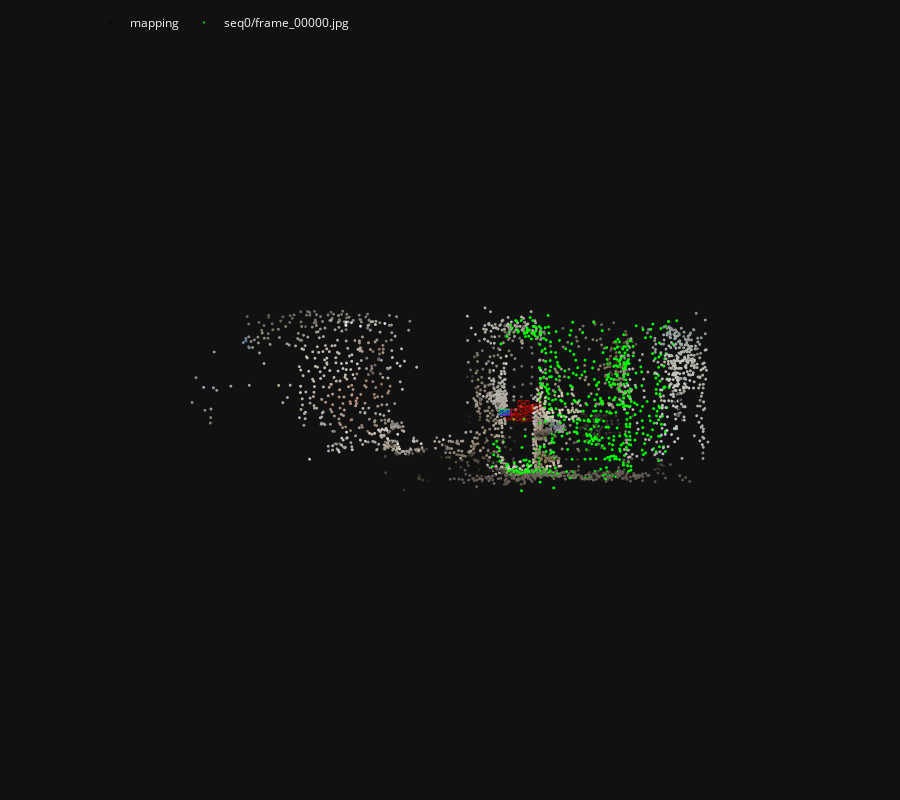

The code cell stored with this chart in its notebook:
### Code cell
extract_features.main(feature_conf, images, image_list=[query], feature_path=features, overwrite=True)
pairs_from_exhaustive.main(loc_pairs, image_list=[query], ref_list=references)
match_features.main(matcher_conf, loc_pairs, features=features, matches=matches, overwrite=True)

import pycolmap
from hloc.localize_sfm import QueryLocalizer, pose_from_cluster

camera = pycolmap.infer_camera_from_image(images / query)
ref_ids = [model.find_image_with_name(r).image_id for r in references if model.find_image_with_name(r) is not None]
conf = {
    "estimation": {"ransac": {"max_error": 12}},
    "refinement": {"refine_focal_length": True, "refine_extra_params": True},
}
localizer = QueryLocalizer(model, conf)
ret, log = pose_from_cluster(localizer, query, camera, ref_ids, features, matches)

print(f'found {ret["num_inliers"]}/{len(ret["inliers"])} inlier correspondences.')
visualization.visualize_loc_from_log(images, query, log, model)

pose = pycolmap.Image(cam_from_world=ret["cam_from_world"])
viz_3d.plot_camera_colmap(fig, pose, camera, color="rgba(0,255,0,0.5)", name=query, fill=True)
viz_3d.plot_camera_colmap(fig, pycolmap.Image(cam_from_world=pycolmap.Rigid3d()), camera, color="rgba(0,0,255,0.5)", name='world', fill=True)
# visualize 2D-3D correspodences
inl_3d = np.array(
    [model.points3D[pid].xyz for pid in np.array(log["points3D_ids"])[ret["inliers"]]]
)
viz_3d.plot_points(fig, inl_3d, color="lime", ps=1, name=query)
fig.show()

### Figure 1 — Plotly figure (JSON) as saved in the notebook; plotly's stock layout.template omitted (floating-point values rounded to 4 significant figures; data arrays with more than 128 entries replaced by an {"elided": "..."} marker saying what was removed)
{"data": [{"legendgroup": "mapping", "marker": {"color": {"elided": "2840x3 int values"}, "line": {"width": 0}, "size": 1}, "mode": "markers", "name": "mapping", "type": "scatter3d", "x": {"elided": "2840 float values"}, "y": {"elided": "2840 float values"}, "z": {"elided": "2840 float values"}}, {"hovertemplate": "Image(image_id=12, camera_id=12, name=\"seq1/frame_00012.jpg\", triangulated=1044/2003)", "legendgroup": "mapping", "line": {"color": "rgba(255,0,0,0.5)", "width": 1}, "mode": "lines", "name": "12", "showlegend": false, "type": "scatter3d", "x": [0.2621, 0.172, 0.3199, 0.2621, 0.3199, 0.3199, 0.2621, 0.3199, 0.172, 0.2621, 0.172, 0.172], "y": [0, -0.04395, -0.04395, 0, -0.04395, 0.04395, 0, 0.04395, 0.04395, 0, 0.04395, -0.04395], "z": [-1.501, -1.479, -1.429, -1.501, -1.429, -1.429, -1.501, -1.429, -1.479, -1.501, -1.479, -1.479]}, {"hovertemplate": "Image(image_id=11, camera_id=11, name=\"seq1/frame_00011.jpg\", triangulated=868/2109)", "legendgroup": "mapping", "line": {"color": "rgba(255,0,0,0.5)", "width": 1}, "mode": "lines", "name": "11", "showlegend": false, "type": "scatter3d", "x": [0.3425, 0.2524, 0.4004, 0.3425, 0.4004, 0.4004, 0.3425, 0.4004, 0.2524, 0.3425, 0.2524, 0.2524], "y": [0, -0.04395, -0.04395, 0, -0.04395, 0.04395, 0, 0.04395, 0.04395, 0, 0.04395, -0.04395], "z": [-1.738, -1.716, -1.665, -1.738, -1.665, -1.665, -1.738, -1.665, -1.716, -1.738, -1.716, -1.716]}, {"hovertemplate": "Image(image_id=10, camera_id=10, name=\"seq1/frame_00010.jpg\", triangulated=0/1899)", "legendgroup": "mapping", "line": {"color": "rgba(255,0,0,0.5)", "width": 1}, "mode": "lines", "name": "10", "showlegend": false, "type": "scatter3d", "x": [0.2693, 0.3538, 0.1991, 0.2693, 0.1991, 0.1991, 0.2693, 0.1991, 0.3538, 0.2693, 0.3538, 0.3538], "y": [0, -0.04395, -0.04395, 0, -0.04395, 0.04395, 0, 0.04395, 0.04395, 0, 0.04395, -0.04395], "z": [2.851, 2.812, 2.79, 2.851, 2.79, 2.79, 2.851, 2.79, 2.812, 2.851, 2.812, 2.812]}, {"hovertemplate": "Image(image_id=9, camera_id=9, name=\"seq1/frame_00009.jpg\", triangulated=0/1840)", "legendgroup": "mapping", "line": {"color": "rgba(255,0,0,0.5)", "width": 1}, "mode": "lines", "name": "9", "showlegend": false, "type": "scatter3d", "x": [0.261, 0.3431, 0.1874, 0.261, 0.1874, 0.1874, 0.261, 0.1874, 0.3431, 0.261, 0.3431, 0.3431], "y": [0, -0.04395, -0.04395, 0, -0.04395, 0.04395, 0, 0.04395, 0.04395, 0, 0.04395, -0.04395], "z": [2.908, 2.865, 2.852, 2.908, 2.852, 2.852, 2.908, 2.852, 2.865, 2.908, 2.865, 2.865]}, {"hovertemplate": "Image(image_id=8, camera_id=8, name=\"seq1/frame_00008.jpg\", triangulated=1036/1684)", "legendgroup": "mapping", "line": {"color": "rgba(255,0,0,0.5)", "width": 1}, "mode": "lines", "name": "8", "showlegend": false, "type": "scatter3d", "x": [0.4784, 0.4051, 0.5607, 0.4784, 0.5607, 0.5607, 0.4784, 0.5607, 0.4051, 0.4784, 0.4051, 0.4051], "y": [2.315e-10, -0.04394, -0.04394, 2.315e-10, -0.04394, 0.04395, 2.315e-10, 0.04395, 0.04395, 2.315e-10, 0.04395, -0.04394], "z": [1.763, 1.82, 1.806, 1.763, 1.806, 1.806, 1.763, 1.806, 1.82, 1.763, 1.82, 1.82]}, {"hovertemplate": "Image(image_id=7, camera_id=7, name=\"seq1/frame_00007.jpg\", triangulated=996/1744)", "legendgroup": "mapping", "line": {"color": "rgba(255,0,0,0.5)", "width": 1}, "mode": "lines", "name": "7", "showlegend": false, "type": "scatter3d", "x": [0.4562, 0.3827, 0.5383, 0.4562, 0.5383, 0.5383, 0.4562, 0.5383, 0.3827, 0.4562, 0.3827, 0.3827], "y": [0, -0.04395, -0.04395, 0, -0.04395, 0.04395, 0, 0.04395, 0.04395, 0, 0.04395, -0.04395], "z": [1.514, 1.571, 1.558, 1.514, 1.558, 1.558, 1.514, 1.558, 1.571, 1.514, 1.571, 1.571]}, {"hovertemplate": "Image(image_id=6, camera_id=6, name=\"seq1/frame_00006.jpg\", triangulated=1127/1710)", "legendgroup": "mapping", "line": {"color": "rgba(255,0,0,0.5)", "width": 1}, "mode": "lines", "name": "6", "showlegend": false, "type": "scatter3d", "x": [0.4294, 0.3638, 0.5164, 0.4294, 0.5164, 0.5164, 0.4294, 0.5164, 0.3638, 0.4294, 0.3638, 0.3638], "y": [0, -0.04395, -0.04395, 0, -0.04395, 0.04395, 0, 0.04395, 0.04395, 0, 0.04395, -0.04395], "z": [1.29, 1.356, 1.323, 1.29, 1.323, 1.323, 1.29, 1.323, 1.356, 1.29, 1.356, 1.356]}, {"hovertemplate": "Image(image_id=5, camera_id=5, name=\"seq1/frame_00005.jpg\", triangulated=1143/1607)", "legendgroup": "mapping", "line": {"color": "rgba(255,0,0,0.5)", "width": 1}, "mode": "lines", "name": "5", "showlegend": false, "type": "scatter3d", "x": [0.3718, 0.3074, 0.4594, 0.3718, 0.4594, 0.4594, 0.3718, 0.4594, 0.3074, 0.3718, 0.3074, 0.3074], "y": [0, -0.04395, -0.04395, 0, -0.04395, 0.04395, 0, 0.04395, 0.04395, 0, 0.04395, -0.04395], "z": [1.048, 1.115, 1.078, 1.048, 1.078, 1.078, 1.048, 1.078, 1.115, 1.048, 1.115, 1.115]}, {"hovertemplate": "Image(image_id=4, camera_id=4, name=\"seq1/frame_00004.jpg\", triangulated=1103/1423)", "legendgroup": "mapping", "line": {"color": "rgba(255,0,0,0.5)", "width": 1}, "mode": "lines", "name": "4", "showlegend": false, "type": "scatter3d", "x": [0.3141, 0.2525, 0.4029, 0.3141, 0.4029, 0.4029, 0.3141, 0.4029, 0.2525, 0.3141, 0.2525, 0.2525], "y": [0, -0.04395, -0.04395, 0, -0.04395, 0.04395, 0, 0.04395, 0.04395, 0, 0.04395, -0.04395], "z": [0.8071, 0.8765, 0.8343, 0.8071, 0.8343, 0.8343, 0.8071, 0.8343, 0.8765, 0.8071, 0.8765, 0.8765]}, {"hovertemplate": "Image(image_id=3, camera_id=3, name=\"seq1/frame_00003.jpg\", triangulated=1095/1400)", "legendgroup": "mapping", "line": {"color": "rgba(255,0,0,0.5)", "width": 1}, "mode": "lines", "name": "3", "showlegend": false, "type": "scatter3d", "x": [0.2332, 0.1791, 0.3243, 0.2332, 0.3243, 0.3243, 0.2332, 0.3243, 0.1791, 0.2332, 0.1791, 0.1791], "y": [0, -0.04395, -0.04395, 0, -0.04395, 0.04395, 0, 0.04395, 0.04395, 0, 0.04395, -0.04395], "z": [0.5887, 0.6642, 0.6065, 0.5887, 0.6065, 0.6065, 0.5887, 0.6065, 0.6642, 0.5887, 0.6642, 0.6642]}, {"hovertemplate": "Image(image_id=2, camera_id=2, name=\"seq1/frame_00002.jpg\", triangulated=1104/1358)", "legendgroup": "mapping", "line": {"color": "rgba(255,0,0,0.5)", "width": 1}, "mode": "lines", "name": "2", "showlegend": false, "type": "scatter3d", "x": [0.1428, 0.08868, 0.2339, 0.1428, 0.2339, 0.2339, 0.1428, 0.2339, 0.08868, 0.1428, 0.08868, 0.08868], "y": [0, -0.04395, -0.04395, 0, -0.04395, 0.04395, 0, 0.04395, 0.04395, 0, 0.04395, -0.04395], "z": [0.361, 0.4365, 0.3788, 0.361, 0.3788, 0.3788, 0.361, 0.3788, 0.4365, 0.361, 0.4365, 0.4365]}, {"hovertemplate": "Image(image_id=1, camera_id=1, name=\"seq1/frame_00001.jpg\", triangulated=931/1447)", "legendgroup": "mapping", "line": {"color": "rgba(255,0,0,0.5)", "width": 1}, "mode": "lines", "name": "1", "showlegend": false, "type": "scatter3d", "x": [0.05244, -0.001644, 0.1436, 0.05244, 0.1436, 0.1436, 0.05244, 0.1436, -0.001644, 0.05244, -0.001644, -0.001644], "y": [3.286e-10, -0.04394, -0.04395, 3.286e-10, -0.04395, 0.04394, 3.286e-10, 0.04394, 0.04395, 3.286e-10, 0.04395, -0.04394], "z": [0.1336, 0.209, 0.1513, 0.1336, 0.1513, 0.1513, 0.1336, 0.1513, 0.209, 0.1336, 0.209, 0.209]}, {"hovertemplate": "Image(image_id=0, camera_id=0, name=\"seq1/frame_00000.jpg\", triangulated=818/1422)", "legendgroup": "mapping", "line": {"color": "rgba(255,0,0,0.5)", "width": 1}, "mode": "lines", "name": "0", "showlegend": false, "type": "scatter3d", "x": [0.003732, -0.05177, 0.0945, 0.003732, 0.0945, 0.0945, 0.003732, 0.0945, -0.05177, 0.003732, -0.05177, -0.05177], "y": [0, -0.04395, -0.04395, 0, -0.04395, 0.04395, 0, 0.04395, 0.04395, 0, 0.04395, -0.04395], "z": [0.01088, 0.0853, 0.03038, 0.01088, 0.03038, 0.03038, 0.01088, 0.03038, 0.0853, 0.01088, 0.0853, 0.0853]}, {"hovertemplate": "Image(image_id=13, camera_id=13, name=\"seq1/frame_00013.jpg\", triangulated=1078/1928)", "legendgroup": "mapping", "line": {"color": "rgba(255,0,0,0.5)", "width": 1}, "mode": "lines", "name": "13", "showlegend": false, "type": "scatter3d", "x": [0.1816, 0.09147, 0.2394, 0.1816, 0.2394, 0.2394, 0.1816, 0.2394, 0.09147, 0.1816, 0.09147, 0.09147], "y": [9.824e-10, -0.04394, -0.04395, 9.824e-10, -0.04395, 0.04395, 9.824e-10, 0.04395, 0.04395, 9.824e-10, 0.04395, -0.04394], "z": [-1.265, -1.242, -1.192, -1.265, -1.192, -1.192, -1.265, -1.192, -1.242, -1.265, -1.242, -1.242]}, {"hovertemplate": "Image(image_id=14, camera_id=14, name=\"seq1/frame_00014.jpg\", triangulated=893/1820)", "legendgroup": "mapping", "line": {"color": "rgba(255,0,0,0.5)", "width": 1}, "mode": "lines", "name": "14", "showlegend": false, "type": "scatter3d", "x": [0.09951, 0.009395, 0.1573, 0.09951, 0.1573, 0.1573, 0.09951, 0.1573, 0.009396, 0.09951, 0.009396, 0.009395], "y": [6.398e-10, -0.04394, -0.04395, 6.398e-10, -0.04395, 0.04395, 6.398e-10, 0.04395, 0.04395, 6.398e-10, 0.04395, -0.04394], "z": [-1.023, -1.001, -0.9506, -1.023, -0.9506, -0.9506, -1.023, -0.9506, -1.001, -1.023, -1.001, -1.001]}, {"color": "rgba(0,255,0,0.5)", "hovertemplate": "Image(image_id=Invalid, camera_id=Invalid, name=\"\", triangulated=0/0)", "i": [0, 0, 0, 0], "j": [1, 2, 3, 4], "k": [2, 3, 4, 1], "legendgroup": "seq0/frame_00000.jpg", "name": "seq0/frame_00000.jpg", "showlegend": false, "type": "mesh3d", "x": [-0.01412, -0.09192, 0.06433, 0.06413, -0.09212, -0.09192], "y": [-0.0251, -0.0689, -0.06855, 0.01934, 0.01899, -0.0689], "z": [-0.1079, -0.05514, -0.05582, -0.05635, -0.05567, -0.05514]}, {"hovertemplate": "Image(image_id=Invalid, camera_id=Invalid, name=\"\", triangulated=0/0)", "legendgroup": "seq0/frame_00000.jpg", "line": {"color": "rgba(0,255,0,0.5)", "width": 1}, "mode": "lines", "name": "seq0/frame_00000.jpg", "showlegend": false, "type": "scatter3d", "x": [-0.01412, -0.09192, 0.06433, -0.01412, 0.06433, 0.06413, -0.01412, 0.06413, -0.09212, -0.01412, -0.09212, -0.09192], "y": [-0.0251, -0.0689, -0.06855, -0.0251, -0.06855, 0.01934, -0.0251, 0.01934, 0.01899, -0.0251, 0.01899, -0.0689], "z": [-0.1079, -0.05514, -0.05582, -0.1079, -0.05582, -0.05635, -0.1079, -0.05635, -0.05567, -0.1079, -0.05567, -0.05514]}, {"color": "rgba(0,0,255,0.5)", "hovertemplate": "Image(image_id=Invalid, camera_id=Invalid, name=\"\", triangulated=0/0)", "i": [0, 0, 0, 0], "j": [1, 2, 3, 4], "k": [2, 3, 4, 1], "legendgroup": "world", "name": "world", "showlegend": false, "type": "mesh3d", "x": [0, -0.07812, 0.07812, 0.07812, -0.07812, -0.07812], "y": [0, -0.04395, -0.04395, 0.04395, 0.04395, -0.04395], "z": [0, 0.05219, 0.05219, 0.05219, 0.05219, 0.05219]}, {"hovertemplate": "Image(image_id=Invalid, camera_id=Invalid, name=\"\", triangulated=0/0)", "legendgroup": "world", "line": {"color": "rgba(0,0,255,0.5)", "width": 1}, "mode": "lines", "name": "world", "showlegend": false, "type": "scatter3d", "x": [0, -0.07812, 0.07812, 0, 0.07812, 0.07812, 0, 0.07812, -0.07812, 0, -0.07812, -0.07812], "y": [0, -0.04395, -0.04395, 0, -0.04395, 0.04395, 0, 0.04395, 0.04395, 0, 0.04395, -0.04395], "z": [0, 0.05219, 0.05219, 0, 0.05219, 0.05219, 0, 0.05219, 0.05219, 0, 0.05219, 0.05219]}, {"legendgroup": "seq0/frame_00000.jpg", "marker": {"color": "lime", "line": {"width": 0}, "size": 1}, "mode": "markers", "name": "seq0/frame_00000.jpg", "type": "scatter3d", "x": {"elided": "718 float values"}, "y": {"elided": "718 float values"}, "z": {"elided": "718 float values"}}], "layout": {"height": 800, "legend": {"orientation": "h", "x": 0.1, "xanchor": "left", "y": 0.99, "yanchor": "top"}, "margin": {"b": 0, "l": 0, "pad": 0, "r": 0, "t": 0}, "scene": {"aspectmode": "data", "camera": {"eye": {"x": 0, "y": -0.1, "z": -2}, "projection": {"type": "orthographic"}, "up": {"x": 0, "y": -1, "z": 0}}, "dragmode": "orbit", "xaxis": {"autorange": true, "showbackground": false, "showgrid": false, "showline": false, "showticklabels": true, "visible": false}, "yaxis": {"autorange": true, "showbackground": false, "showgrid": false, "showline": false, "showticklabels": true, "visible": false}, "zaxis": {"autorange": true, "showbackground": false, "showgrid": false, "showline": false, "showticklabels": true, "visible": false}}}}
